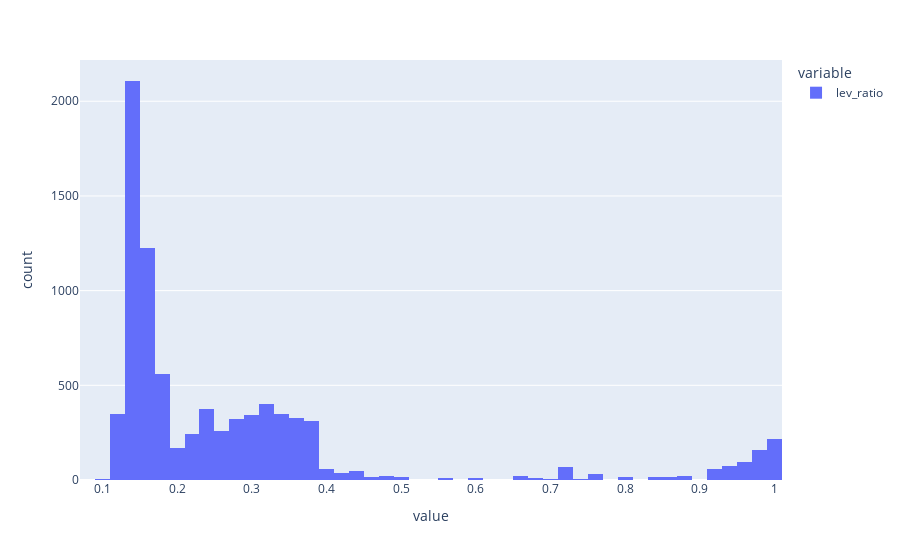

The code cell stored with this chart in its notebook:
### Code cell
fig = px.histogram(compare_df['lev_ratio'])
fig.show()

### Figure 1 — Plotly figure (JSON) as saved in the notebook; plotly's stock layout.template omitted (floating-point values rounded to 4 significant figures; data arrays with more than 128 entries replaced by an {"elided": "..."} marker saying what was removed)
{"data": [{"alignmentgroup": "True", "bingroup": "x", "hovertemplate": "variable=lev_ratio<br>value=%{x}<br>count=%{y}<extra></extra>", "legendgroup": "lev_ratio", "marker": {"color": "#636efa"}, "name": "lev_ratio", "offsetgroup": "lev_ratio", "orientation": "v", "showlegend": true, "type": "histogram", "x": {"elided": "8379 float values"}, "xaxis": "x", "yaxis": "y"}], "layout": {"barmode": "relative", "legend": {"title": {"text": "variable"}, "tracegroupgap": 0}, "margin": {"t": 60}, "xaxis": {"anchor": "y", "domain": [0, 1], "title": {"text": "value"}}, "yaxis": {"anchor": "x", "domain": [0, 1], "title": {"text": "count"}}}}
